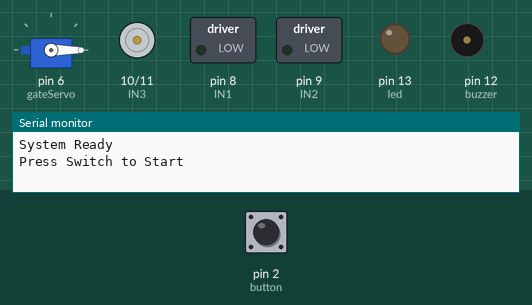
This sketch was run on a simulated Arduino Uno, built with avr-gcc and run on an emulated ATmega328P. On the bench: servo, motor-driver pin pairs drawn as motors (green arrow = first pin HIGH = forward, orange = second pin HIGH = backward, longer = more drive), switched loads named in the sketch (green lamp = pin HIGH), output pins drawn as LEDs (lit = HIGH), buzzer (waves = sounding, pin HIGH), the last lines printed to the serial monitor. Inputs (shaded band) come from the test bench; at power-on: pin 2 (button) HIGH.

Above: at 1.2 s.
1.3 s: pin 2 (button) pulled LOW for 0.15 s
At 3.0 s:
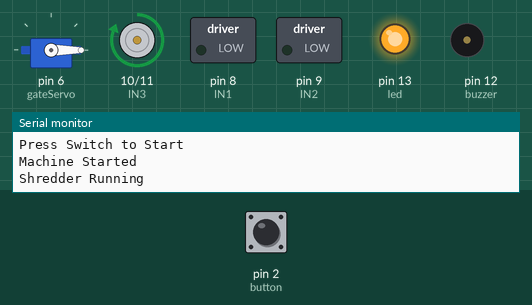
At 13.8 s:
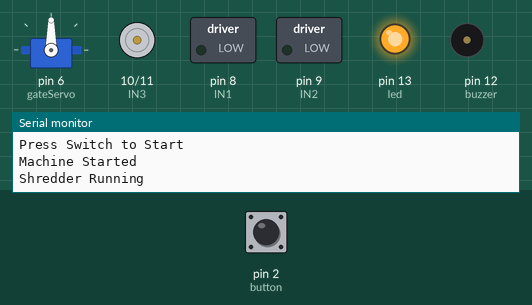
Timing chart, 0 to 14.5 s (numbered marks = the images above; inputs shaded):
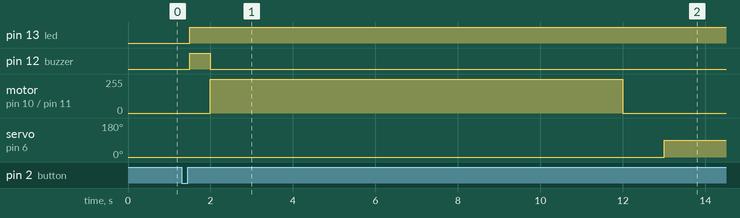

The sketch:

project1code.ino
```cpp
#include <Servo.h>

Servo gateServo;

// Motor Driver Pins
const int IN1 = 8;
const int IN2 = 9;
const int IN3 = 10;
const int IN4 = 11;

// Buzzer & LED
const int buzzer = 12;
const int led = 13;

// Switch
const int button = 2;

void setup()
{
  Serial.begin(9600);

  gateServo.attach(6);

  pinMode(IN1, OUTPUT);
  pinMode(IN2, OUTPUT);
  pinMode(IN3, OUTPUT);
  pinMode(IN4, OUTPUT);

  pinMode(buzzer, OUTPUT);
  pinMode(led, OUTPUT);

  pinMode(button, INPUT_PULLUP);

  // Everything OFF initially
  digitalWrite(IN1, LOW);
  digitalWrite(IN2, LOW);
  digitalWrite(IN3, LOW);
  digitalWrite(IN4, LOW);

  digitalWrite(buzzer, LOW);
  digitalWrite(led, LOW);

  gateServo.write(0);

  Serial.println("System Ready");
  Serial.println("Press Switch to Start");
}

void loop()
{
  // Wait for button press
  if (digitalRead(button) == HIGH)
  {
    return;
  }

  delay(200); // debounce

  Serial.println("Machine Started");

  // LED ON
  digitalWrite(led, HIGH);

  // Start buzzer
  digitalWrite(buzzer, HIGH);
  delay(500);
  digitalWrite(buzzer, LOW);


  // 160 RPM Motor (Shredder)
  Serial.println("Shredder Running");

  digitalWrite(IN3, HIGH);
  digitalWrite(IN4, LOW);

  delay(10000);

  digitalWrite(IN3, LOW);
  digitalWrite(IN3, LOW);

  delay(1000);
  // Open additive gate
  gateServo.write(90);
  delay(2000);

  // Close additive gate
  gateServo.write(0);
  delay(2000);

  // TT Motor (Mixer)
  Serial.println("Mixer Running");

  digitalWrite(IN1, HIGH);
  digitalWrite(IN2, LOW);

  delay(10000);

  digitalWrite(IN1, LOW);
  digitalWrite(IN2, LOW);

  delay(1000);

  // Completion buzzer
  digitalWrite(buzzer, HIGH);
  delay(1000);
  digitalWrite(buzzer, LOW);

  // LED OFF
  digitalWrite(led, LOW);

  Serial.println("Cycle Complete");
  Serial.println("Press Switch Again");

  // Wait until switch released
  while (digitalRead(button) == LOW)
  {
    delay(10);
  }
}
```

Measured:
- after the input at 1.3 s, pin 13 (led): LOW → HIGH after 0.20 s; pin 12 (buzzer): LOW → HIGH after 0.20 s, → LOW 0.50 s later; motor on pin 10 (IN3) / pin 11 (IN4): stopped → forward 255/255 after 0.70 s, → stopped 10.0 s later; servo on pin 6 (gateServo): 0° → 90° after 11.7 s
